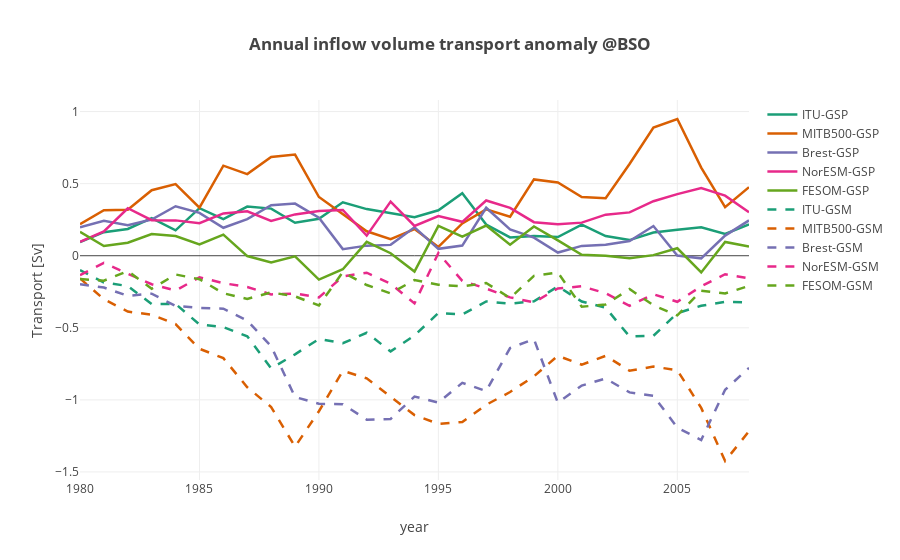
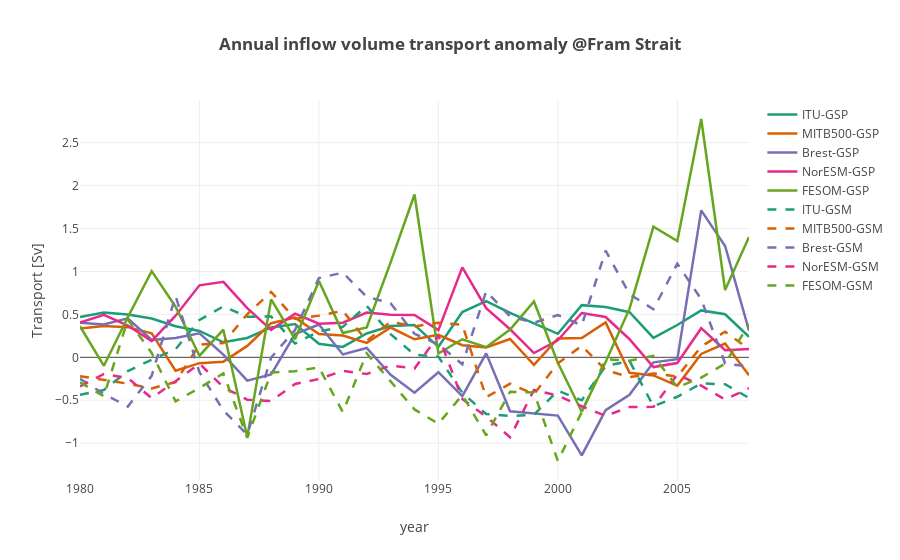

Here is the notebook cell these charts were saved with, in order:
### Code cell
def plot_bso_vol_inflow(models):
    
    datap = []
    datan = []
    layout = go.Layout(
    title='<b>Annual inflow volume transport anomaly @BSO</b>',
        yaxis=dict(
            title='Transport [Sv]',
            #range=[-14, 14]
        ),
        xaxis=dict(
            title='year'
        )
    )  
    # names of the control, gsp and gsn variables [inflow]
    ctln = ['ctlbarents_volumeinflow', 'barvt_c[1]', 'BSOrefvolume_in', 'inflow_vt_NorESM_BSO_ctrl', 'ctlvoltransp_BSO_in']
    gspn = ['gspbarents_volumeinflow', 'barvt_gsp[1]', 'BSOgspvolume_in', 'inflow_vt_NorESM_BSO_gsp', 'gspvoltransp_BSO_in']
    gsnn = ['gsnbarents_volumeinflow', 'barvt_gsm[1]', 'BSOgsnvolume_in', 'inflow_vt_NorESM_BSO_gsn', 'gsnvoltransp_BSO_in']

    
    coeffs = [1, 1e-6, 1, 1, 1]
    for ind,mdl in enumerate(models):
        dnm = 'ds'+np.str(ind)+'.'+ctln[ind]+'.groupby(\'time.year\').mean().year'
        time = np.copy(eval(dnm))
        dnm = 'ds'+np.str(ind)+'.'+ctln[ind]+'.groupby(\'time.year\').mean()'
        dnm2 = 'ds'+np.str(ind)+'.'+gspn[ind]+'.groupby(\'time.year\').mean()'
        dnm3 = 'ds'+np.str(ind)+'.'+gsnn[ind]+'.groupby(\'time.year\').mean()'
        val1 = (np.copy(eval(dnm2)-eval(dnm))*coeffs[ind]) #/(np.copy(eval(dnm))*coeffs[ind])
        val2 = (np.copy(eval(dnm3)-eval(dnm))*coeffs[ind]) #/(np.copy(eval(dnm))*coeffs[ind])
        trace1 = go.Scatter(            
            x = time,
            y = val1,
            mode = 'lines',
            name = mdl+'-GSP',
            line = dict(
                width = 2.5,
                color = colors[ind],
                shape = 'smooth'
            )
        )
        datap.append(trace1)
        trace2 = go.Scatter(            
            x = time,
            y = val2,
            mode = 'lines',
            name = mdl+'-GSM',
            line = dict(
                width = 2.5,
                color = colors[ind],
                dash = 'dash',
                shape = 'smooth'
            )
        )
        datan.append(trace2)


   
    data = datap + datan
    
    fig = go.Figure(data=data, layout=layout)
    py.offline.iplot(fig)
    

def plot_fram_vol_inflow(models):
    
    datap = []
    datan = []
    layout = go.Layout(
    title='<b>Annual inflow volume transport anomaly @Fram Strait</b>',
        yaxis=dict(
            title='Transport [Sv]',
            #range=[-14, 14]
        ),
        xaxis=dict(
            title='year'
        )
    )  
    # names of the control, gsp and gsn variables [inflow]
    ctln = ['ctlfram_volumeinflow', 'framvt_c[1]', 'Framrefvolume_in', 'inflow_vt_NorESM_FS_ctrl', 'ctlvoltransp_FS_in']
    gspn = ['gspfram_volumeinflow', 'framvt_gsp[1]', 'Framgspvolume_in', 'inflow_vt_NorESM_FS_gsp', 'gspvoltransp_FS_in']
    gsnn = ['gsnfram_volumeinflow', 'framvt_gsm[1]', 'Framgsnvolume_in', 'inflow_vt_NorESM_FS_gsn', 'gsnvoltransp_FS_in']

    
    coeffs = [1, 1e-6, 1, 1, 1]
    for ind,mdl in enumerate(models):
        dnm = 'ds'+np.str(ind)+'.'+ctln[ind]+'.groupby(\'time.year\').mean().year'
        time = np.copy(eval(dnm))
        dnm = 'ds'+np.str(ind)+'.'+ctln[ind]+'.groupby(\'time.year\').mean()'
        dnm2 = 'ds'+np.str(ind)+'.'+gspn[ind]+'.groupby(\'time.year\').mean()'
        dnm3 = 'ds'+np.str(ind)+'.'+gsnn[ind]+'.groupby(\'time.year\').mean()'
        val1 = (np.copy(eval(dnm2)-eval(dnm))*coeffs[ind]) #/(np.copy(eval(dnm))*coeffs[ind])
        val2 = (np.copy(eval(dnm3)-eval(dnm))*coeffs[ind]) #/(np.copy(eval(dnm))*coeffs[ind])
        trace1 = go.Scatter(            
            x = time,
            y = val1,
            mode = 'lines',
            name = mdl+'-GSP',
            line = dict(
                width = 2.5,
                color = colors[ind],
                shape = 'smooth'
            )
        )
        datap.append(trace1)
        trace2 = go.Scatter(            
            x = time,
            y = val2,
            mode = 'lines',
            name = mdl+'-GSM',
            line = dict(
                width = 2.5,
                color = colors[ind],
                dash = 'dash',
                shape = 'smooth'
            )
        )
        datan.append(trace2)


   
    data = datap + datan
    
    fig = go.Figure(data=data, layout=layout)
    py.offline.iplot(fig)
    
    
plot_bso_vol_inflow(modelnames)
plot_fram_vol_inflow(modelnames)

### Figure 1 — Plotly figure (JSON) as saved in the notebook; plotly's stock layout.template omitted (floating-point values rounded to 4 significant figures)
{"data": [{"line": {"color": "rgb(27,158,119)", "shape": "smooth", "width": 2.5}, "mode": "lines", "name": "ITU-GSP", "type": "scatter", "x": [1980, 1981, 1982, 1983, 1984, 1985, 1986, 1987, 1988, 1989, 1990, 1991, 1992, 1993, 1994, 1995, 1996, 1997, 1998, 1999, 2000, 2001, 2002, 2003, 2004, 2005, 2006, 2007, 2008], "y": [0.09437, 0.163, 0.1855, 0.2611, 0.176, 0.3302, 0.2541, 0.3412, 0.3268, 0.2284, 0.2558, 0.3709, 0.3234, 0.2944, 0.2676, 0.3149, 0.4328, 0.2157, 0.1267, 0.1372, 0.1294, 0.2161, 0.1363, 0.1086, 0.1608, 0.1804, 0.1972, 0.1506, 0.2176]}, {"line": {"color": "rgb(217,95,2)", "shape": "smooth", "width": 2.5}, "mode": "lines", "name": "MITB500-GSP", "type": "scatter", "x": [1980, 1981, 1982, 1983, 1984, 1985, 1986, 1987, 1988, 1989, 1990, 1991, 1992, 1993, 1994, 1995, 1996, 1997, 1998, 1999, 2000, 2001, 2002, 2003, 2004, 2005, 2006, 2007, 2008], "y": [0.2183, 0.3154, 0.3191, 0.4542, 0.4967, 0.3333, 0.6247, 0.566, 0.6845, 0.702, 0.4074, 0.2877, 0.1697, 0.1148, 0.1845, 0.06069, 0.2239, 0.3213, 0.2704, 0.5291, 0.5086, 0.4072, 0.3991, 0.6362, 0.8892, 0.9484, 0.6115, 0.3373, 0.4753]}, {"line": {"color": "rgb(117,112,179)", "shape": "smooth", "width": 2.5}, "mode": "lines", "name": "Brest-GSP", "type": "scatter", "x": [1980, 1981, 1982, 1983, 1984, 1985, 1986, 1987, 1988, 1989, 1990, 1991, 1992, 1993, 1994, 1995, 1996, 1997, 1998, 1999, 2000, 2001, 2002, 2003, 2004, 2005, 2006, 2007, 2008], "y": [0.1981, 0.2422, 0.2122, 0.251, 0.3431, 0.2969, 0.1939, 0.2536, 0.3507, 0.3616, 0.263, 0.04575, 0.07001, 0.07518, 0.1971, 0.04766, 0.07042, 0.3328, 0.1827, 0.1256, 0.02196, 0.06804, 0.07584, 0.1025, 0.2057, 0.0007968, -0.01808, 0.1396, 0.245]}, {"line": {"color": "rgb(231,41,138)", "shape": "smooth", "width": 2.5}, "mode": "lines", "name": "NorESM-GSP", "type": "scatter", "x": [1980, 1981, 1982, 1983, 1984, 1985, 1986, 1987, 1988, 1989, 1990, 1991, 1992, 1993, 1994, 1995, 1996, 1997, 1998, 1999, 2000, 2001, 2002, 2003, 2004, 2005, 2006, 2007, 2008], "y": [0.09643, 0.1691, 0.3293, 0.2464, 0.2451, 0.2255, 0.2936, 0.308, 0.2414, 0.2866, 0.3108, 0.3177, 0.1395, 0.3751, 0.2068, 0.2751, 0.2351, 0.3833, 0.3316, 0.2326, 0.2182, 0.2295, 0.2848, 0.3007, 0.3781, 0.4273, 0.4686, 0.4167, 0.3009]}, {"line": {"color": "rgb(102,166,30)", "shape": "smooth", "width": 2.5}, "mode": "lines", "name": "FESOM-GSP", "type": "scatter", "x": [1980, 1981, 1982, 1983, 1984, 1985, 1986, 1987, 1988, 1989, 1990, 1991, 1992, 1993, 1994, 1995, 1996, 1997, 1998, 1999, 2000, 2001, 2002, 2003, 2004, 2005, 2006, 2007, 2008], "y": [0.1662, 0.06704, 0.09043, 0.1504, 0.137, 0.07776, 0.146, -0.002371, -0.04656, -0.004746, -0.1653, -0.09361, 0.09651, 0.0174, -0.1102, 0.2065, 0.1331, 0.2091, 0.07611, 0.2025, 0.1062, 0.006917, 0.0001207, -0.01814, 0.004, 0.05162, -0.1161, 0.09575, 0.06338]}, {"line": {"color": "rgb(27,158,119)", "dash": "dash", "shape": "smooth", "width": 2.5}, "mode": "lines", "name": "ITU-GSM", "type": "scatter", "x": [1980, 1981, 1982, 1983, 1984, 1985, 1986, 1987, 1988, 1989, 1990, 1991, 1992, 1993, 1994, 1995, 1996, 1997, 1998, 1999, 2000, 2001, 2002, 2003, 2004, 2005, 2006, 2007, 2008], "y": [-0.09945, -0.1865, -0.2099, -0.3356, -0.3342, -0.4766, -0.4954, -0.5587, -0.7809, -0.684, -0.5779, -0.6071, -0.5343, -0.6638, -0.5534, -0.3973, -0.408, -0.3173, -0.3326, -0.3164, -0.2128, -0.3177, -0.3611, -0.5605, -0.5554, -0.3986, -0.347, -0.3204, -0.3237]}, {"line": {"color": "rgb(217,95,2)", "dash": "dash", "shape": "smooth", "width": 2.5}, "mode": "lines", "name": "MITB500-GSM", "type": "scatter", "x": [1980, 1981, 1982, 1983, 1984, 1985, 1986, 1987, 1988, 1989, 1990, 1991, 1992, 1993, 1994, 1995, 1996, 1997, 1998, 1999, 2000, 2001, 2002, 2003, 2004, 2005, 2006, 2007, 2008], "y": [-0.1574, -0.302, -0.3875, -0.4087, -0.4748, -0.6456, -0.7104, -0.9125, -1.05, -1.325, -1.079, -0.7985, -0.8508, -0.9815, -1.106, -1.167, -1.154, -1.034, -0.9456, -0.8368, -0.6941, -0.756, -0.6943, -0.7976, -0.7692, -0.7942, -1.056, -1.424, -1.218]}, {"line": {"color": "rgb(117,112,179)", "dash": "dash", "shape": "smooth", "width": 2.5}, "mode": "lines", "name": "Brest-GSM", "type": "scatter", "x": [1980, 1981, 1982, 1983, 1984, 1985, 1986, 1987, 1988, 1989, 1990, 1991, 1992, 1993, 1994, 1995, 1996, 1997, 1998, 1999, 2000, 2001, 2002, 2003, 2004, 2005, 2006, 2007, 2008], "y": [-0.1981, -0.221, -0.278, -0.2632, -0.3486, -0.3622, -0.3674, -0.4502, -0.6279, -0.9802, -1.027, -1.03, -1.137, -1.132, -0.9768, -1.019, -0.8819, -0.9387, -0.6403, -0.5793, -1.02, -0.9009, -0.8519, -0.9482, -0.9714, -1.193, -1.278, -0.9297, -0.7777]}, {"line": {"color": "rgb(231,41,138)", "dash": "dash", "shape": "smooth", "width": 2.5}, "mode": "lines", "name": "NorESM-GSM", "type": "scatter", "x": [1980, 1981, 1982, 1983, 1984, 1985, 1986, 1987, 1988, 1989, 1990, 1991, 1992, 1993, 1994, 1995, 1996, 1997, 1998, 1999, 2000, 2001, 2002, 2003, 2004, 2005, 2006, 2007, 2008], "y": [-0.1355, -0.04978, -0.1249, -0.1979, -0.2417, -0.1497, -0.1905, -0.2168, -0.2685, -0.2622, -0.29, -0.1433, -0.1177, -0.1935, -0.3306, 0.01826, -0.1747, -0.228, -0.2889, -0.324, -0.2267, -0.2121, -0.2599, -0.3471, -0.2671, -0.3194, -0.2124, -0.1286, -0.1571]}, {"line": {"color": "rgb(102,166,30)", "dash": "dash", "shape": "smooth", "width": 2.5}, "mode": "lines", "name": "FESOM-GSM", "type": "scatter", "x": [1980, 1981, 1982, 1983, 1984, 1985, 1986, 1987, 1988, 1989, 1990, 1991, 1992, 1993, 1994, 1995, 1996, 1997, 1998, 1999, 2000, 2001, 2002, 2003, 2004, 2005, 2006, 2007, 2008], "y": [-0.1618, -0.1729, -0.1064, -0.2291, -0.1301, -0.1628, -0.2604, -0.2996, -0.2545, -0.2821, -0.345, -0.114, -0.2034, -0.2613, -0.1684, -0.2016, -0.2125, -0.1895, -0.2931, -0.1394, -0.1165, -0.3541, -0.3381, -0.2315, -0.344, -0.4139, -0.2422, -0.2616, -0.2093]}], "layout": {"title": "<b>Annual inflow volume transport anomaly @BSO</b>", "xaxis": {"title": "year"}, "yaxis": {"title": "Transport [Sv]"}}}

### Figure 2 — Plotly figure (JSON) as saved in the notebook; plotly's stock layout.template omitted (floating-point values rounded to 4 significant figures)
{"data": [{"line": {"color": "rgb(27,158,119)", "shape": "smooth", "width": 2.5}, "mode": "lines", "name": "ITU-GSP", "type": "scatter", "x": [1980, 1981, 1982, 1983, 1984, 1985, 1986, 1987, 1988, 1989, 1990, 1991, 1992, 1993, 1994, 1995, 1996, 1997, 1998, 1999, 2000, 2001, 2002, 2003, 2004, 2005, 2006, 2007, 2008], "y": [0.4681, 0.5229, 0.4987, 0.4522, 0.3613, 0.3071, 0.1748, 0.225, 0.3484, 0.3881, 0.1581, 0.1208, 0.2771, 0.3635, 0.3771, 0.1223, 0.5273, 0.6551, 0.5185, 0.3971, 0.2737, 0.6077, 0.5862, 0.5254, 0.2269, 0.376, 0.5462, 0.5014, 0.239]}, {"line": {"color": "rgb(217,95,2)", "shape": "smooth", "width": 2.5}, "mode": "lines", "name": "MITB500-GSP", "type": "scatter", "x": [1980, 1981, 1982, 1983, 1984, 1985, 1986, 1987, 1988, 1989, 1990, 1991, 1992, 1993, 1994, 1995, 1996, 1997, 1998, 1999, 2000, 2001, 2002, 2003, 2004, 2005, 2006, 2007, 2008], "y": [0.3361, 0.366, 0.3513, 0.2796, -0.1555, -0.06779, -0.0505, 0.1329, 0.3974, 0.4621, 0.2718, 0.2533, 0.1677, 0.3471, 0.2097, 0.2613, 0.1416, 0.1139, 0.2139, -0.08773, 0.2197, 0.2244, 0.4069, -0.1798, -0.2113, -0.3293, 0.03928, 0.16, -0.209]}, {"line": {"color": "rgb(117,112,179)", "shape": "smooth", "width": 2.5}, "mode": "lines", "name": "Brest-GSP", "type": "scatter", "x": [1980, 1981, 1982, 1983, 1984, 1985, 1986, 1987, 1988, 1989, 1990, 1991, 1992, 1993, 1994, 1995, 1996, 1997, 1998, 1999, 2000, 2001, 2002, 2003, 2004, 2005, 2006, 2007, 2008], "y": [0.4037, 0.3823, 0.454, 0.2026, 0.2244, 0.2805, 0.03116, -0.2724, -0.1989, 0.2708, 0.3813, 0.03357, 0.1083, -0.2041, -0.4118, -0.1736, -0.4527, 0.04592, -0.6289, -0.653, -0.679, -1.141, -0.6151, -0.4356, -0.05834, -0.02208, 1.712, 1.296, 0.3111]}, {"line": {"color": "rgb(231,41,138)", "shape": "smooth", "width": 2.5}, "mode": "lines", "name": "NorESM-GSP", "type": "scatter", "x": [1980, 1981, 1982, 1983, 1984, 1985, 1986, 1987, 1988, 1989, 1990, 1991, 1992, 1993, 1994, 1995, 1996, 1997, 1998, 1999, 2000, 2001, 2002, 2003, 2004, 2005, 2006, 2007, 2008], "y": [0.4054, 0.4953, 0.3705, 0.1899, 0.4845, 0.8383, 0.8795, 0.5718, 0.3199, 0.5091, 0.3909, 0.4034, 0.5206, 0.4966, 0.493, 0.3171, 1.048, 0.5729, 0.327, 0.04966, 0.1989, 0.5159, 0.4699, 0.2107, -0.1138, -0.06662, 0.3393, 0.08352, 0.0964]}, {"line": {"color": "rgb(102,166,30)", "shape": "smooth", "width": 2.5}, "mode": "lines", "name": "FESOM-GSP", "type": "scatter", "x": [1980, 1981, 1982, 1983, 1984, 1985, 1986, 1987, 1988, 1989, 1990, 1991, 1992, 1993, 1994, 1995, 1996, 1997, 1998, 1999, 2000, 2001, 2002, 2003, 2004, 2005, 2006, 2007, 2008], "y": [0.362, -0.09867, 0.4662, 1.003, 0.5889, 0.01895, 0.3222, -0.9296, 0.6744, 0.2107, 0.8878, 0.2825, 0.3484, 1.105, 1.896, 0.04423, 0.2101, 0.1181, 0.3229, 0.6508, -0.06266, -0.6332, -0.05534, 0.5664, 1.521, 1.355, 2.775, 0.7827, 1.401]}, {"line": {"color": "rgb(27,158,119)", "dash": "dash", "shape": "smooth", "width": 2.5}, "mode": "lines", "name": "ITU-GSM", "type": "scatter", "x": [1980, 1981, 1982, 1983, 1984, 1985, 1986, 1987, 1988, 1989, 1990, 1991, 1992, 1993, 1994, 1995, 1996, 1997, 1998, 1999, 2000, 2001, 2002, 2003, 2004, 2005, 2006, 2007, 2008], "y": [-0.4352, -0.3802, -0.1608, -0.02776, 0.09346, 0.4362, 0.5924, 0.4715, 0.4753, 0.1602, 0.3015, 0.355, 0.5998, 0.27, 0.03043, 0.007834, -0.4124, -0.6605, -0.6835, -0.6682, -0.3884, -0.5006, -0.1011, -0.04344, -0.5698, -0.4595, -0.3037, -0.3138, -0.4732]}, {"line": {"color": "rgb(217,95,2)", "dash": "dash", "shape": "smooth", "width": 2.5}, "mode": "lines", "name": "MITB500-GSM", "type": "scatter", "x": [1980, 1981, 1982, 1983, 1984, 1985, 1986, 1987, 1988, 1989, 1990, 1991, 1992, 1993, 1994, 1995, 1996, 1997, 1998, 1999, 2000, 2001, 2002, 2003, 2004, 2005, 2006, 2007, 2008], "y": [-0.2198, -0.2659, -0.3064, -0.3623, -0.2881, 0.1487, 0.1664, 0.5016, 0.7615, 0.4483, 0.4856, 0.5419, 0.1906, 0.4144, 0.359, 0.4029, 0.3792, -0.4641, -0.3075, -0.4284, -0.06959, 0.1335, -0.1481, -0.2308, -0.1872, -0.2234, 0.1258, 0.2979, 0.0955]}, {"line": {"color": "rgb(117,112,179)", "dash": "dash", "shape": "smooth", "width": 2.5}, "mode": "lines", "name": "Brest-GSM", "type": "scatter", "x": [1980, 1981, 1982, 1983, 1984, 1985, 1986, 1987, 1988, 1989, 1990, 1991, 1992, 1993, 1994, 1995, 1996, 1997, 1998, 1999, 2000, 2001, 2002, 2003, 2004, 2005, 2006, 2007, 2008], "y": [-0.2509, -0.4257, -0.5734, -0.2152, 0.7152, -0.1726, -0.6185, -0.8999, -0.002502, 0.3184, 0.9229, 0.9859, 0.7039, 0.6292, 0.2736, 0.1505, -0.08067, 0.7693, 0.4745, 0.4026, 0.4929, 0.3726, 1.241, 0.7358, 0.5596, 1.091, 0.676, -0.07242, -0.1061]}, {"line": {"color": "rgb(231,41,138)", "dash": "dash", "shape": "smooth", "width": 2.5}, "mode": "lines", "name": "NorESM-GSM", "type": "scatter", "x": [1980, 1981, 1982, 1983, 1984, 1985, 1986, 1987, 1988, 1989, 1990, 1991, 1992, 1993, 1994, 1995, 1996, 1997, 1998, 1999, 2000, 2001, 2002, 2003, 2004, 2005, 2006, 2007, 2008], "y": [-0.3382, -0.1936, -0.2404, -0.4756, -0.2776, -0.07325, -0.3479, -0.4938, -0.5083, -0.3109, -0.2523, -0.1586, -0.1942, -0.09498, -0.1308, 0.2535, -0.4841, -0.6904, -0.9305, -0.3802, -0.4453, -0.5701, -0.6823, -0.5792, -0.577, -0.1984, -0.3305, -0.4906, -0.3597]}, {"line": {"color": "rgb(102,166,30)", "dash": "dash", "shape": "smooth", "width": 2.5}, "mode": "lines", "name": "FESOM-GSM", "type": "scatter", "x": [1980, 1981, 1982, 1983, 1984, 1985, 1986, 1987, 1988, 1989, 1990, 1991, 1992, 1993, 1994, 1995, 1996, 1997, 1998, 1999, 2000, 2001, 2002, 2003, 2004, 2005, 2006, 2007, 2008], "y": [-0.2913, -0.453, 0.4403, 0.05043, -0.5129, -0.3559, -0.1871, -0.937, -0.1766, -0.1615, -0.1166, -0.6382, 0.04697, -0.2832, -0.6065, -0.7733, -0.4386, -0.9082, -0.4002, -0.4086, -1.207, -0.6375, -0.02112, -0.03994, 0.01702, -0.3486, -0.2367, -0.07406, 0.3888]}], "layout": {"title": "<b>Annual inflow volume transport anomaly @Fram Strait</b>", "xaxis": {"title": "year"}, "yaxis": {"title": "Transport [Sv]"}}}
